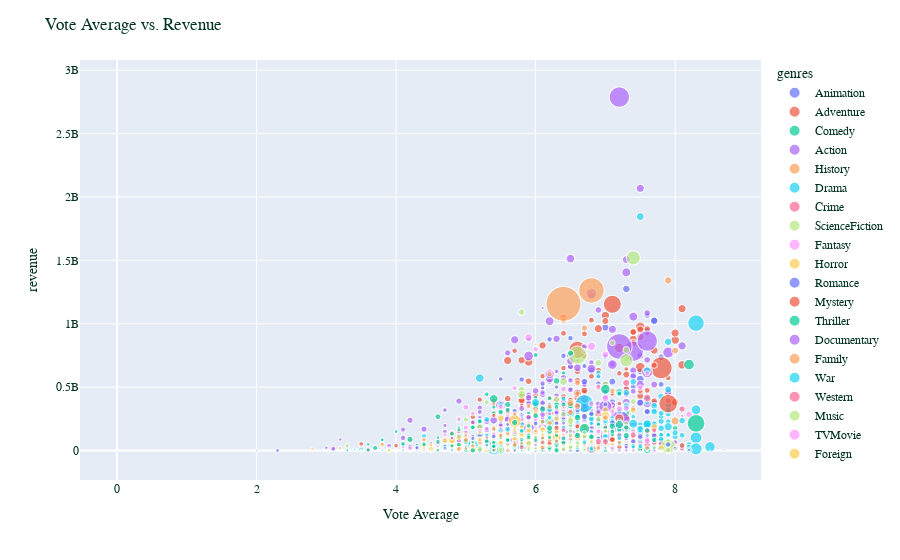

The code cell stored with this chart in its notebook:
### Code cell
import plotly.express as px

# Scatter plot of popularity vs. revenue


fig = px.scatter(df, x="vote_average", y="revenue", color="genres", size='popularity',hover_name='title',size_max=35)



fig.update_layout(title="Vote Average vs. Revenue",
    xaxis_title = "Vote Average",
    font_family="Courier New",
    font_color="#013220",
    legend_title_font_color="#023020"
)

fig.write_html("vote_revenue_plotly_frances.html")


fig.show()

### Figure 1 — Plotly figure (JSON) as saved in the notebook; plotly's stock layout.template omitted (floating-point values rounded to 4 significant figures; data arrays with more than 128 entries replaced by an {"elided": "..."} marker saying what was removed)
{"data": [{"hovertemplate": "<b>%{hovertext}</b><br><br>genres=Animation<br>vote_average=%{x}<br>revenue=%{y}<br>popularity=%{marker.size}<extra></extra>", "hovertext": ["Toy Story", "The Swan Princess", "Aladdin", "Space Jam", "Oliver & Company", "Cats Don't Dance", "Hercules", "Anastasia", "Meet the Deedles", "Mulan", "The Black Cauldron", "The Little Mermaid", "The Rugrats Movie", "The King and I", "Thumbelina", "Toy Story 2", "Stuart Little", "Fantasia 2000", "The Tigger Movie", "Dinosaur", "Titan A.E.", "Chicken Run", "The Transformers: The Movie", "Atlantis: The Lost Empire", "The Land Before Time", "Monsters, Inc.", "Fire and Ice", "Ice Age", "Lilo & Stitch", "The Powerpuff Girls Movie", "Finding Nemo", "Looney Tunes: Back in Action", "Cool World", "Home on the Range", "Garfield", "Shark Tale", "The SpongeBob SquarePants Movie", "A Scanner Darkly", "Robots", "Once Upon a Forest", "Valiant", "Chicken Little", "Hoodwinked!", "Ice Age: The Meltdown", "Pinocchio and the Emperor of the Night", "Cars", "Monster House", "Barnyard", "Happy Feet", "Happily N'Ever After", "Ratatouille", "Meet the Robinsons", "Surf's Up", "The Simpsons Movie", "Horton Hears a Who!", "WALL·E", "Space Chimps", "Bolt", "Igor", "Coraline", "Monsters vs Aliens", "Up", "Ice Age: Dawn of the Dinosaurs", "Cloudy with a Chance of Meatballs", "Mary and Max", "Astro Boy", "The Pebble and the Penguin", "A Christmas Carol", "Toy Story 3", "Despicable Me", "Legend of the Guardians: The Owls of Ga'Hoole", "Megamind", "Tangled", "Gnomeo & Juliet", "Rango", "Hop", "Rio", "Kung Fu Panda 2", "Cars 2", "Winnie the Pooh", "The Smurfs", "Happy Feet Two", "The Lorax", "The Pirates! In an Adventure with Scientists!", "Madagascar 3: Europe's Most Wanted", "Brave", "Ice Age: Continental Drift", "Frankenweenie", "Hotel Transylvania", "Escape from Planet Earth", "Epic", "Monsters University", "Despicable Me 2", "Turbo", "Planes", "Cloudy with a Chance of Meatballs 2", "Free Birds", "Frozen", "Justice League: War", "Mr. Peabody & Sherman", "Rio 2", "Legends of Oz: Dorothy's Return", "Planes: Fire & Rescue", "The Boxtrolls", "Felix The Cat: The Movie", "Walking With Dinosaurs", "Khumba", "Foodfight!", "The SpongeBob Movie: Sponge Out of Water", "The Secret Life of Pets", "Anomalisa", "Hotel Transylvania 2", "The Peanuts Movie", "Zootopia", "Zootopia", "Kubo and the Two Strings", "Sing", "Ballerina", "The Boss Baby"], "legendgroup": "Animation", "marker": {"color": "#636efa", "size": [21.95, 8.91, 16.36, 11.05, 10.81, 3.407, 14.05, 11.91, 7.336, 21.18, 9.807, 17.5, 5.154, 1.466, 13.86, 17.55, 8.36, 14.97, 7.023, 9.998, 7.516, 11.83, 6.759, 10.9, 13.63, 26.42, 8.471, 17.33, 18.47, 5.024, 25.5, 13.67, 11.78, 8.556, 10.0, 18.0, 11.21, 11.64, 12.95, 3.144, 11.84, 18.58, 6.399, 16.65, 0.7433, 18.91, 15.4, 6.985, 15.09, 13.14, 20.51, 10.53, 11.53, 14.3, 8.327, 16.09, 6.213, 15.58, 9.369, 16.64, 14.24, 19.33, 12.98, 11.67, 8.888, 13.29, 2.305, 12.87, 16.97, 22.27, 17.67, 11.6, 14.68, 9.244, 10.58, 8.904, 10.4, 11.48, 13.69, 7.358, 10.22, 9.141, 7.689, 10.27, 13.83, 15.88, 13.27, 10.3, 16.23, 11.62, 11.91, 16.27, 24.82, 8.98, 11.6, 14.41, 7.713, 24.25, 8.139, 9.494, 8.185, 6.66, 7.58, 11.56, 0.03058, 8.884, 5.22, 6.694, 12.33, 11.01, 10.43, 11.76, 12.34, 26.02, 26.02, 12.32, 20.05, 16.54, 13.39], "sizemode": "area", "sizeref": 0.4469, "symbol": "circle"}, "mode": "markers", "name": "Animation", "showlegend": true, "type": "scattergl", "x": [7.7, 6.5, 7.4, 6.5, 6.5, 7.1, 7.3, 7.4, 4.1, 7.6, 6.5, 7.2, 5.8, 5, 6.1, 7.3, 5.8, 7, 6.3, 6.2, 6.3, 6.5, 7.1, 6.7, 7, 7.5, 6.2, 7.1, 7.1, 5.6, 7.6, 5.6, 4.9, 5.7, 5.2, 5.8, 6.7, 6.8, 6, 6.2, 5.2, 5.6, 6, 6.5, 5.3, 6.6, 6.3, 5.3, 5.9, 4.6, 7.5, 6.7, 5.9, 6.9, 6.3, 7.8, 5.1, 6.3, 5.6, 7.3, 6, 7.8, 6.5, 6.5, 7.8, 6.1, 5.2, 6.6, 7.6, 7.1, 6.5, 6.7, 7.4, 5.8, 6.6, 5.5, 6.5, 6.7, 5.8, 6.8, 5.5, 5.8, 6.3, 6.4, 6.4, 6.7, 6.2, 6.6, 6.8, 5.7, 6.4, 7, 7, 6.1, 5.7, 6.4, 5.7, 7.3, 7, 6.7, 6.3, 5.8, 5.8, 6.6, 3.7, 5.2, 5.8, 2.3, 5.7, 5.9, 6.9, 6.7, 6.5, 7.7, 7.7, 7.7, 6.8, 7.1, 6.1], "xaxis": "x", "y": [373554033, 9771658, 504050219, 250200000, 74151346, 3566637, 252712101, 139804348, 4562146, 304320254, 21288692, 222300000, 100491683, 12000000, 11373501, 497366869, 300135367, 90874570, 45554533, 354248063, 36754634, 224834564, 5849647, 186053725, 84460846, 562816256, 760883, 383257136, 145771527, 11411644, 940335536, 68514844, 14110589, 103951461, 200804534, 367275019, 140161792, 7659918, 260696994, 6582052, 19478106, 314432665, 51053787, 660940780, 3261638, 461983149, 140175006, 72779000, 384335608, 38085778, 623722818, 169332978, 149044513, 527068851, 297138014, 521311860, 63800345, 309979994, 30000000, 124596398, 381509870, 735099082, 886686817, 242988466, 1725381, 44091067, 3983912, 325233863, 1066969703, 543513985, 140073390, 321887208, 591794936, 189712432, 245724603, 183953723, 484635760, 665692281, 559852396, 14460000, 563749323, 150406466, 348840316, 118338361, 746921274, 538983207, 877244782, 35287788, 358375603, 74597643, 268426634, 743559607, 970761885, 282570682, 219788712, 248384621, 110000000, 1274219009, 5155325, 272912430, 500188435, 18662027, 151165787, 108255770, 1964253, 126546518, 27187375, 73706, 311594032, 875457937, 5659286, 473226958, 246233113, 1023784195, 1023784195, 69929545, 632443719, 2351359, 498814908], "yaxis": "y"}, {"hovertemplate": "<b>%{hovertext}</b><br><br>genres=Adventure<br>vote_average=%{x}<br>revenue=%{y}<br>popularity=%{marker.size}<extra></extra>", "hovertext": {"elided": "337 str values"}, "legendgroup": "Adventure", "marker": {"color": "#EF553B", "size": {"elided": "337 float values"}, "sizemode": "area", "sizeref": 0.4469, "symbol": "circle"}, "mode": "markers", "name": "Adventure", "showlegend": true, "type": "scattergl", "x": {"elided": "337 float values"}, "xaxis": "x", "y": {"elided": "337 int values"}, "yaxis": "y"}, {"hovertemplate": "<b>%{hovertext}</b><br><br>genres=Comedy<br>vote_average=%{x}<br>revenue=%{y}<br>popularity=%{marker.size}<extra></extra>", "hovertext": {"elided": "905 str values"}, "legendgroup": "Comedy", "marker": {"color": "#00cc96", "size": {"elided": "905 float values"}, "sizemode": "area", "sizeref": 0.4469, "symbol": "circle"}, "mode": "markers", "name": "Comedy", "showlegend": true, "type": "scattergl", "x": {"elided": "905 float values"}, "xaxis": "x", "y": {"elided": "905 int values"}, "yaxis": "y"}, {"hovertemplate": "<b>%{hovertext}</b><br><br>genres=Action<br>vote_average=%{x}<br>revenue=%{y}<br>popularity=%{marker.size}<extra></extra>", "hovertext": {"elided": "772 str values"}, "legendgroup": "Action", "marker": {"color": "#ab63fa", "size": {"elided": "772 float values"}, "sizemode": "area", "sizeref": 0.4469, "symbol": "circle"}, "mode": "markers", "name": "Action", "showlegend": true, "type": "scattergl", "x": {"elided": "772 float values"}, "xaxis": "x", "y": {"elided": "772 int values"}, "yaxis": "y"}, {"hovertemplate": "<b>%{hovertext}</b><br><br>genres=History<br>vote_average=%{x}<br>revenue=%{y}<br>popularity=%{marker.size}<extra></extra>", "hovertext": ["Nixon", "Geronimo: An American Legend", "Evita", "Pearl Harbor", "Inside Deep Throat", "In the Valley of Elah", "Milk", "Public Enemies", "The Iron Lady", "For Greater Glory - The True Story of Cristiada", "Lincoln", "Parkland", "The Imitation Game", "Selma", "Macbeth", "The Guide", "The Guide", "Hillary's America: The Secret History of the Democratic Party", "Anthropoid"], "legendgroup": "History", "marker": {"color": "#FFA15A", "size": [5.092, 4.653, 6.71, 11.42, 3.218, 9.605, 10.68, 10.36, 7.421, 4.482, 10.68, 6.715, 31.6, 7.107, 12.49, 0.8175, 0.8175, 1.629, 8.476], "sizemode": "area", "sizeref": 0.4469, "symbol": "circle"}, "mode": "markers", "name": "History", "showlegend": true, "type": "scattergl", "x": [7.1, 5.9, 5.9, 6.6, 6.8, 6.6, 7.1, 6.5, 6.2, 6.4, 6.7, 5.8, 8, 7.4, 6.4, 8.6, 8.6, 6.6, 6.9], "xaxis": "x", "y": [13681765, 18635620, 141047179, 449220945, 653621, 29541790, 54586584, 214104620, 114956699, 9622846, 275293450, 653651, 233555708, 66787908, 12601706, 499168, 499168, 13000000, 4600000], "yaxis": "y"}, {"hovertemplate": "<b>%{hovertext}</b><br><br>genres=Drama<br>vote_average=%{x}<br>revenue=%{y}<br>popularity=%{marker.size}<extra></extra>", "hovertext": {"elided": "983 str values"}, "legendgroup": "Drama", "marker": {"color": "#19d3f3", "size": {"elided": "983 float values"}, "sizemode": "area", "sizeref": 0.4469, "symbol": "circle"}, "mode": "markers", "name": "Drama", "showlegend": true, "type": "scattergl", "x": {"elided": "983 float values"}, "xaxis": "x", "y": {"elided": "983 int values"}, "yaxis": "y"}, {"hovertemplate": "<b>%{hovertext}</b><br><br>genres=Crime<br>vote_average=%{x}<br>revenue=%{y}<br>popularity=%{marker.size}<extra></extra>", "hovertext": {"elided": "204 str values"}, "legendgroup": "Crime", "marker": {"color": "#FF6692", "size": {"elided": "204 float values"}, "sizemode": "area", "sizeref": 0.4469, "symbol": "circle"}, "mode": "markers", "name": "Crime", "showlegend": true, "type": "scattergl", "x": {"elided": "204 float values"}, "xaxis": "x", "y": {"elided": "204 int values"}, "yaxis": "y"}, {"hovertemplate": "<b>%{hovertext}</b><br><br>genres=ScienceFiction<br>vote_average=%{x}<br>revenue=%{y}<br>popularity=%{marker.size}<extra></extra>", "hovertext": ["Twelve Monkeys", "Judge Dredd", "Species", "Star Trek: Generations", "Blade Runner", "E.T. the Extra-Terrestrial", "Escape from New York", "Alien³", "Star Trek: First Contact", "Star Trek VI: The Undiscovered Country", "Star Trek V: The Final Frontier", "Star Trek III: The Search for Spock", "Star Trek IV: The Voyage Home", "Austin Powers: International Man of Mystery", "Steel", "Alien: Resurrection", "Sphere", "Species II", "Godzilla", "Tron", "Star Trek: Insurrection", "Baby Geniuses", "Re-Animator", "Mission to Mars", "Teenage Mutant Ninja Turtles", "Teenage Mutant Ninja Turtles II: The Secret of the Ooze", "Predator", "The Flintstones in Viva Rock Vegas", "Predator 2", "The 6th Day", "Unbreakable", "Cherry 2000", "Recess: School's Out", "Outland", "Brainstorm", "The Time Machine", "The Manhattan Project", "Star Trek: Nemesis", "Firefox", "The Butterfly Effect", "Eternal Sunshine of the Spotless Mind", "Primer", "Blade: Trinity", "Blue Thunder", "Solarbabies", "Philadelphia Experiment II", "Star Wars: Episode III - Revenge of the Sith", "Serenity", "Ultraviolet", "Sunshine", "The Invasion", "The Mist", "The Incredible Hulk", "Moon", "Star Trek", "Transformers: Revenge of the Fallen", "District 9", "Planet 51", "Hot Tub Time Machine", "Mr. Nobody", "Skyline", "The Adjustment Bureau", "The Avengers", "The Hunger Games", "Chronicle", "Prometheus", "Robot & Frank", "Dark Skies", "After Earth", "The Purge", "Elysium", "Class of 1999", "Riddick", "Gravity", "Ender's Game", "Transformers: Age of Extinction", "Dawn of the Planet of the Apes", "Jupiter Ascending", "Teenage Mutant Ninja Turtles", "Predestination", "The Hunger Games: Mockingjay - Part 1", "Terminator Genisys", "Ant-Man", "X-Men: Apocalypse", "Project Almanac", "Battletruck", "Parts Per Billion", "Self/less"], "legendgroup": "ScienceFiction", "marker": {"color": "#B6E880", "size": [12.3, 8.185, 13.49, 8.106, 96.27, 19.36, 10.12, 17.13, 8.808, 5.901, 12.31, 6.197, 12.6, 11.75, 2.89, 15.58, 7.125, 13.5, 11.3, 16.57, 9.539, 7.707, 9.867, 9.021, 13.18, 7.994, 18.5, 6.054, 11.74, 8.413, 14.68, 2.85, 4.196, 6.919, 9.974, 8.918, 4.298, 11.37, 8.975, 12.99, 12.91, 7.153, 18.86, 10.46, 1.279, 1.155, 13.17, 11.92, 11.1, 12.72, 5.229, 8.436, 19.13, 13.34, 15.36, 4.352, 11.59, 10.44, 11.97, 11.82, 7.676, 9.42, 89.89, 20.03, 12.47, 16.62, 9.291, 26.97, 10.75, 23.21, 15.23, 6.7, 9.596, 18.5, 12.5, 18.5, 75.39, 21.46, 22.34, 10.52, 147.1, 30.19, 26.88, 28.71, 9.363, 0.8158, 8.28, 25.3], "sizemode": "area", "sizeref": 0.4469, "symbol": "circle"}, "mode": "markers", "name": "ScienceFiction", "showlegend": true, "type": "scattergl", "x": [7.4, 5.4, 5.5, 6.4, 7.9, 7.3, 6.9, 6.2, 7, 6.7, 5.6, 6.4, 6.9, 6.5, 4.2, 5.9, 5.8, 4.5, 5.3, 6.6, 6.3, 3.3, 7, 5.7, 6.5, 5.8, 7.3, 4.4, 6, 5.7, 6.9, 6, 6.6, 6.2, 6.3, 5.8, 6.1, 6.1, 5.5, 7.3, 7.9, 6.9, 5.7, 5.9, 5.1, 5, 7.1, 7.4, 4.8, 7, 5.7, 6.7, 6.1, 7.6, 7.4, 6, 7.3, 5.6, 5.9, 7.9, 4.7, 6.5, 7.4, 6.9, 6.6, 6.3, 6.8, 6.1, 5, 6, 6.4, 6.3, 6.2, 7.3, 6.6, 5.8, 7.3, 5.2, 5.8, 7.3, 6.6, 5.8, 7, 6.4, 6.4, 4.2, 4.4, 6.3], "xaxis": "x", "y": [168840000, 113493481, 113374103, 120000000, 33139618, 792965326, 50244700, 159773545, 150000000, 96900000, 70200000, 87000000, 133000000, 67683989, 1686429, 162000000, 13100000, 19165560, 379014294, 33000000, 118000000, 36450736, 2023414, 60874615, 202000000, 78000000, 98235548, 59468275, 57120318, 96085477, 248118121, 14000, 44460850, 17374595, 10219460, 123729176, 3900000, 67312826, 70687344, 96060858, 72258126, 424760, 128905366, 42313354, 1579260, 2970, 850000000, 38869464, 31070211, 32017803, 15071514, 57096190, 163712074, 9760104, 385680446, 836297228, 210819611, 104945765, 64572262, 3547209, 66821036, 127869379, 1519557910, 691210692, 145000000, 403170142, 3325038, 25174316, 243843127, 89328627, 286140700, 2459895, 98337295, 716392705, 125537191, 1091405097, 710644566, 183987723, 477200000, 3000000, 752100229, 440603537, 519311965, 543934787, 32248241, 3000000, 15000000, 30523226], "yaxis": "y"}, {"hovertemplate": "<b>%{hovertext}</b><br><br>genres=Fantasy<br>vote_average=%{x}<br>revenue=%{y}<br>popularity=%{marker.size}<extra></extra>", "hovertext": ["Babe", "To Die For", "Casper", "The Santa Clause", "The Crow", "The Flintstones", "The Nightmare Before Christmas", "The Pagemaster", "Ghost", "Batman", "DragonHeart", "The Nutty Professor", "Joe's Apartment", "The Island of Dr. Moreau", "The Preacher's Wife", "Mimic", "Quest for Camelot", "Gremlins", "The Purple Rose of Cairo", "Something Wicked This Way Comes", "The Secret of NIMH", "The Dark Crystal", "Beetlejuice", "Edward Scissorhands", "Meet Joe Black", "Muppets from Space", "Big", "Excalibur", "Who Framed Roger Rabbit", "Being John Malkovich", "Dogma", "The Green Mile", "Death Becomes Her", "Firestarter", "The Kid", "Nutty Professor II: The Klumps", "Pumpkinhead", "Bedazzled", "The Legend of Bagger Vance", "Mannequin", "Krull", "Always", "Donnie Darko", "Dragonslayer", "A Troll in Central Park", "Blade II", "Delirious", "Spider-Man", "Atanarjuat: The Fast Runner", "Jason Goes to Hell: The Final Friday", "The Santa Clause 2", "Daredevil", "Bruce Almighty", "The League of Extraordinary Gentlemen", "Underworld", "Mr. Destiny", "Dawn of the Dead", "Hellboy", "The New Adventures of Pippi Longstocking", "Mannequin Two: On the Move", "Mirrormask", "Underworld: Evolution", "Nanny McPhee", "Troll", "Tamara", "Aquamarine", "The Ant Bully", "Tideland", "The Illusionist", "Eragon", "Spider-Man 3", "Shrek the Third", "Evan Almighty", "Aliens vs Predator: Requiem", "The Water Horse", "Hancock", "The Curious Case of Benjamin Button", "Bedtime Stories", "Underworld: Rise of the Lycans", "Outlander", "G-Force", "The Lovely Bones", "Daybreakers", "How to Train Your Dragon", "Enter the Void", "The Sorcerer's Apprentice", "Drive Angry", "Red Riding Hood", "Midnight in Paris", "Don't Be Afraid of the Dark", "Immortals", "Underworld: Awakening", "Rise of the Guardians", "Hansel & Gretel: Witch Hunters", "Beautiful Creatures", "Oz: The Great and Powerful", "R.I.P.D.", "The Smurfs 2", "The Nutcracker: The Untold Story", "Maleficent", "How to Train Your Dragon 2", "The Adventurer: The Curse of the Midas Box", "Into the Woods", "Fishtales", "Highway to Hell", "Lost River", "Home", "The Age of Adaline", "The Last Witch Hunter", "Gods of Egypt", "Gods of Egypt", "Nine Lives", "Teenage Mutant Ninja Turtles: Out of the Shadows"], "legendgroup": "Fantasy", "marker": {"color": "#FF97FF", "size": [14.4, 10.45, 12.81, 9.665, 15.8, 15.02, 17.73, 7.436, 11.95, 19.11, 23.64, 9.652, 9.491, 12.73, 4.183, 9.129, 13.03, 11.33, 6.134, 3.986, 10.81, 13.52, 10.63, 17.61, 14.03, 7.532, 9.562, 8.8, 16.79, 11.42, 8.559, 19.97, 11.02, 7.048, 15.05, 6.671, 11.84, 8.782, 9.035, 8.526, 9.849, 5.443, 18.3, 3.383, 3.612, 17.05, 1.337, 29.41, 1.135, 9.223, 5.206, 11.42, 15.95, 10.49, 20.62, 4.415, 13.16, 13.21, 3.078, 2.628, 5.355, 12.5, 9.807, 10.25, 3.744, 11.29, 7.0, 6.796, 11.49, 9.851, 27.61, 14.07, 9.157, 10.79, 5.083, 11.02, 17.93, 10.74, 11.65, 14.61, 9.164, 12.74, 10.04, 14.42, 8.378, 12.53, 7.669, 10.17, 11.43, 8.678, 10.36, 12.35, 10.94, 10.34, 20.49, 11.14, 9.37, 10.64, 3.395, 19.47, 12.26, 5.955, 9.581, 0.9647, 1.808, 6.641, 13.42, 10.54, 13.41, 13.34, 13.34, 10.0, 13.05], "sizemode": "area", "sizeref": 0.4469, "symbol": "circle"}, "mode": "markers", "name": "Fantasy", "showlegend": true, "type": "scattergl", "x": [6, 6.7, 6, 6.3, 7.3, 5, 7.6, 6.2, 6.9, 7, 6.4, 5.4, 5, 4.6, 5.4, 5.7, 6.9, 6.9, 7.3, 6.6, 7.5, 7.3, 7.1, 7.5, 6.9, 5.8, 6.9, 7.1, 7.2, 7.3, 6.8, 8.2, 6.3, 5.9, 6, 4.7, 5.9, 5.6, 6.4, 5.5, 5.8, 6, 7.7, 6.5, 4.4, 6.3, 5.5, 6.8, 6.3, 4.2, 5.5, 5, 6.4, 5.7, 6.6, 6.1, 6.8, 6.5, 5.8, 4.6, 6.6, 6.4, 6.4, 4.9, 5.1, 5.8, 5.5, 6.3, 7.1, 4.9, 5.9, 6, 5.3, 4.9, 6.3, 6.2, 7.3, 5.9, 6.2, 6.1, 5.1, 6.6, 6, 7.5, 7.2, 5.9, 5.3, 5.7, 7.4, 5.4, 5.7, 6.1, 7.1, 5.7, 5.6, 5.7, 5.4, 5.5, 5.3, 7, 7.6, 5.1, 5.6, 4, 6.1, 5.8, 6.8, 7.4, 5.7, 5.2, 5.2, 5.5, 5.8], "xaxis": "x", "y": [254134910, 21284514, 287928194, 189833357, 94000000, 341631208, 75634409, 13670688, 505000000, 411348924, 115267375, 128769345, 4619014, 49627779, 48093211, 25480490, 38172500, 153083102, 10631333, 5656087, 14665733, 40577001, 73326666, 53000000, 142940100, 16290976, 151668774, 34967437, 329803958, 22863596, 30652890, 284600000, 149022650, 17080167, 69700000, 123307945, 4385516, 90383208, 39459427, 42721196, 16519460, 74134790, 1270522, 14110013, 71368, 155010032, 5546827, 821708551, 3786801, 15938065, 172855065, 179179718, 484572835, 179265204, 95708457, 15379253, 102356381, 99318987, 3569939, 3752426, 866999, 111340801, 122489822, 5450815, 206871, 23006849, 55181129, 566611, 86915017, 249288105, 890871626, 798958165, 173000000, 41797066, 103071443, 624029371, 333932083, 212874442, 91353501, 7033683, 292817841, 93525586, 51416464, 494878759, 754249, 215283742, 28931401, 89162162, 151119219, 36993168, 226904017, 160112671, 306941670, 224803475, 60052138, 491868548, 61648500, 347434178, 16178959, 758539785, 609123048, 6399, 212902372, 9216, 26055, 45431, 368871007, 65663276, 146936910, 150680864, 150680864, 57814445, 245623848], "yaxis": "y"}, {"hovertemplate": "<b>%{hovertext}</b><br><br>genres=Horror<br>vote_average=%{x}<br>revenue=%{y}<br>popularity=%{marker.size}<extra></extra>", "hovertext": {"elided": "280 str values"}, "legendgroup": "Horror", "marker": {"color": "#FECB52", "size": {"elided": "280 float values"}, "sizemode": "area", "sizeref": 0.4469, "symbol": "circle"}, "mode": "markers", "name": "Horror", "showlegend": true, "type": "scattergl", "x": {"elided": "280 float values"}, "xaxis": "x", "y": {"elided": "280 int values"}, "yaxis": "y"}, {"hovertemplate": "<b>%{hovertext}</b><br><br>genres=Romance<br>vote_average=%{x}<br>revenue=%{y}<br>popularity=%{marker.size}<extra></extra>", "hovertext": ["An Awfully Big Adventure", "Mallrats", "Don Juan DeMarco", "What's Eating Gilbert Grape", "The Mask", "Beauty and the Beast", "Pretty Woman", "The Crying Game", "Groundhog Day", "Dracula", "The Wedding Singer", "Out of Sight", "Buffalo '66", "There's Something About Mary", "Shakespeare in Love", "Message in a Bottle", "Forces of Nature", "Never Been Kissed", "Entrapment", "Notting Hill", "Vibes", "Outside Providence", "Fatal Attraction", "Return to Me", "Miracle Mile", "The Sweetest Thing", "My Beautiful Laundrette", "Moonlight Mile", "Private Lessons", "Under the Tuscan Sun", "Honey", "The Pick-up Artist", "Against the Ropes", "Intermission", "Soul Plane", "The Notebook", "A Home at the End of the World", "In My Country", "Kicking & Screaming", "Monster-in-Law", "Cinderella Man", "Must Love Dogs", "Corpse Bride", "The Wraith", "The Break-Up", "The Lake House", "Little Children", "Shortbus", "Snow Cake", "In the Land of Women", "Fido", "Fool's Gold", "The House Bunny", "My Best Friend's Girl", "Duplicity", "Julie & Julia", "The Princess and the Frog", "Leap Year", "Flipped", "The Next Three Days", "Tiny Furniture", "Just Go with It", "Friends with Benefits", "I Don't Know How She Does It", "Bel Ami", "What to Expect When You're Expecting", "To Rome with Love", "Upside Down", "Safe Haven", "Before Midnight", "Her", "The Fault in Our Stars", "Step Up All In", "Life After Beth", "My Old Lady", "The Book of Life", "Beyond the Lights", "The DUFF", "Focus", "Cinderella", "Carol", "Freeheld", "Fifty Shades of Black", "Pride and Prejudice and Zombies", "Pride and Prejudice and Zombies", "My Big Fat Greek Wedding 2", "Sing Street", "Vaali", "Kadhal Kottai", "The Space Between Us", "Their Finest", "The Ottoman Lieutenant", "Pro Lyuboff"], "legendgroup": "Romance", "marker": {"color": "#636efa", "size": [0.923, 8.255, 7.439, 10.39, 14.13, 23.43, 13.35, 7.404, 12.99, 16.78, 8.884, 7.35, 9.168, 11.69, 13.81, 5.101, 7.906, 7.258, 10.62, 9.874, 7.369, 3.109, 14.26, 5.27, 10.02, 8.889, 2.793, 14.07, 8.174, 8.508, 11.86, 3.8, 1.381, 3.716, 8.604, 15.24, 4.136, 1.142, 9.876, 6.328, 6.364, 9.379, 12.92, 7.658, 6.327, 12.59, 7.311, 11.55, 11.56, 9.351, 5.285, 9.455, 9.92, 14.11, 9.098, 8.142, 16.62, 7.432, 10.28, 9.591, 2.799, 9.268, 10.01, 6.563, 7.721, 7.272, 7.813, 7.375, 7.598, 11.3, 13.83, 16.27, 8.589, 5.487, 11.13, 10.34, 6.294, 8.592, 10.04, 19.8, 8.364, 4.955, 6.785, 7.955, 7.955, 6.345, 10.67, 0.5091, 0.07191, 11.82, 17.96, 13.26, 0.1218], "sizemode": "area", "sizeref": 0.4469, "symbol": "circle"}, "mode": "markers", "name": "Romance", "showlegend": true, "type": "scattergl", "x": [6, 6.8, 6.3, 7.5, 6.6, 7.5, 7, 6.9, 7.4, 7.1, 6.5, 6.5, 7.2, 6.5, 6.8, 5.9, 5.1, 5.8, 6, 7, 6, 5.6, 6.6, 6.1, 7.2, 5.3, 6.6, 6.4, 6.3, 6.4, 6, 5.4, 4.5, 6.4, 4.7, 7.7, 6.8, 7.1, 5.6, 5.6, 7.3, 5.8, 7.2, 5.9, 5.6, 6.5, 6.9, 6.3, 7.3, 5.8, 6.6, 5.4, 5.6, 5.4, 5.7, 6.6, 6.7, 6.5, 7.4, 6.9, 5.6, 6.3, 6.5, 5, 5, 5.8, 5.6, 6.2, 6.9, 7.3, 7.9, 7.6, 6.7, 5, 6.1, 7.3, 7, 6.8, 6.7, 6.7, 7.3, 7.1, 4.3, 5.5, 5.5, 5.6, 8, 6, 7, 7.2, 7.1, 6.5, 4], "xaxis": "x", "y": [851545, 2122561, 22200000, 10032765, 351583407, 377350553, 463000000, 62548947, 70906973, 215862692, 123306987, 77745568, 2375097, 369884651, 289317794, 118880016, 93888180, 84565230, 212404396, 363889678, 1883811, 7292175, 320145693, 36609995, 1145404, 68696770, 2451545, 10011050, 26279000, 58878723, 62646763, 13290368, 6614280, 4856298, 14822346, 115603229, 1548955, 163536, 56070433, 154749918, 108539911, 58405313, 117195061, 3500000, 204999686, 114830111, 14821658, 5179037, 1381665, 17500000, 426224, 111231041, 70442940, 36620508, 60000000, 129540499, 267045765, 29922472, 1755212, 51148651, 416498, 214918407, 150483765, 30551495, 8303261, 79700000, 73244881, 8106475, 97594140, 11176469, 47351251, 307166834, 86165646, 88273, 7527232, 97437106, 14618727, 43528634, 153962963, 543514353, 40272135, 573335, 21164799, 16374328, 16374328, 88923251, 13624522, 500000, 500000, 14793385, 12173470, 240978, 1268793], "yaxis": "y"}, {"hovertemplate": "<b>%{hovertext}</b><br><br>genres=Mystery<br>vote_average=%{x}<br>revenue=%{y}<br>popularity=%{marker.size}<extra></extra>", "hovertext": ["Clockers", "Dark City", "The Night Flier", "The X Files", "Pi", "The Rapture", "Disturbing Behavior", "Eyes Wide Shut", "The Sixth Sense", "The Dark Half", "Under Suspicion", "Memento", "Joe Dirt", "Joy Ride", "Domestic Disturbance", "Scooby-Doo", "Identity", "Shattered", "Spartan", "Mindhunters", "Sky Captain and the World of Tomorrow", "Hostage", "Stay", "The Wicker Man", "The Messengers", "Slow Burn", "The Midnight Meat Train", "Eagle Eye", "My Bloody Valentine", "The Grudge 3", "The Fourth Kind", "Invaders from Mars", "The Crazies", "Vanishing on 7th Street", "Road to Nowhere", "Flypaper", "Gone Girl", "The Guest", "Before I Go to Sleep", "Crimson Peak", "Irrational Man", "The Witch", "Nerve", "A Cure for Wellness", "When the Bough Breaks", "Get Out", "Before I Fall"], "legendgroup": "Mystery", "marker": {"color": "#EF553B", "size": [4.559, 12.85, 7.147, 12.31, 10.62, 8.32, 11.05, 13.27, 18.45, 13.41, 11.84, 15.45, 10.44, 10.34, 6.354, 8.593, 17.96, 6.852, 7.365, 7.6, 9.641, 9.687, 6.572, 9.423, 9.629, 6.3, 13.39, 14.32, 5.246, 10.51, 13.75, 3.581, 10.91, 8.419, 1.745, 8.133, 154.8, 6.442, 14.92, 13.49, 6.863, 11.84, 14.98, 13.28, 17.05, 36.89, 39.0], "sizemode": "area", "sizeref": 0.4469, "symbol": "circle"}, "mode": "markers", "name": "Mystery", "showlegend": true, "type": "scattergl", "x": [6.8, 7.2, 5.7, 6.6, 7.1, 6.4, 5.5, 7.1, 7.7, 5.4, 6.4, 8.1, 5.5, 6.3, 5.4, 5.4, 7.1, 6.1, 6.3, 6.3, 5.7, 6.2, 6.5, 4, 5.6, 5.5, 6, 6.3, 5.3, 5.3, 5.8, 5.5, 6.2, 4.8, 5, 6.2, 7.9, 6.5, 6.2, 6.4, 6.3, 6.3, 7.1, 6, 5.3, 7.2, 6.8], "xaxis": "x", "y": [13071518, 27200316, 91549, 189198313, 3221152, 1277401, 17507368, 162091208, 672806292, 10611160, 260562, 39723096, 30987695, 36642838, 54249294, 275650703, 90259536, 11511031, 8112712, 21148829, 57958696, 77944725, 8342132, 38755073, 1109660, 1237615, 3533227, 178066569, 100734718, 38610009, 42333295, 4884663, 54956140, 1068682, 27046, 3142154, 369330363, 2367161, 15447154, 74679822, 27391084, 40423945, 85241496, 26559557, 30658387, 252434250, 10025571], "yaxis": "y"}, {"hovertemplate": "<b>%{hovertext}</b><br><br>genres=Thriller<br>vote_average=%{x}<br>revenue=%{y}<br>popularity=%{marker.size}<extra></extra>", "hovertext": {"elided": "170 str values"}, "legendgroup": "Thriller", "marker": {"color": "#00cc96", "size": {"elided": "170 float values"}, "sizemode": "area", "sizeref": 0.4469, "symbol": "circle"}, "mode": "markers", "name": "Thriller", "showlegend": true, "type": "scattergl", "x": {"elided": "170 float values"}, "xaxis": "x", "y": {"elided": "170 int values"}, "yaxis": "y"}, {"hovertemplate": "<b>%{hovertext}</b><br><br>genres=Documentary<br>vote_average=%{x}<br>revenue=%{y}<br>popularity=%{marker.size}<extra></extra>", "hovertext": ["Hoop Dreams", "Paris is Burning", "Roger & Me", "Stop Making Sense", "Beyond the Mat", "The Kid Stays in the Picture", "Powaqqatsi", "Bowling for Columbine", "Naqoyqatsi", "Jackass: The Movie", "Ghosts of the Abyss", "Super Size Me", "A Place Called Chiapas", "Born into Brothels", "Riding Giants", "Murderball", "Who Killed the Electric Car?", "An Inconvenient Truth", "Death of a President", "Sicko", "No End in Sight", "Taxi to the Dark Side", "Expelled: No Intelligence Allowed", "Earth", "Videocracy", "Capitalism: A Love Story", "Catfish", "Inside Job", "Waste Land", "Glee: The Concert Movie", "Freakonomics", "Life in a Day", "Behind the Burly Q", "2016: Obama's America", "Katy Perry: Part of Me", "Pink Ribbons, Inc.", "Justin Bieber: Never Say Never", "Sholem Aleichem: Laughing In The Darkness", "Sunshine Superman", "Ayurveda: Art of Being", "The Amazing Truth About Queen Raquela"], "legendgroup": "Documentary", "marker": {"color": "#ab63fa", "size": [9.477, 4.101, 4.877, 2.36, 2.691, 2.649, 2.726, 11.39, 2.85, 14.1, 4.835, 5.266, 0.1792, 2.962, 2.204, 1.688, 8.57, 6.685, 4.029, 6.766, 1.988, 6.416, 1.787, 15.3, 0.7128, 6.032, 5.175, 10.31, 2.628, 9.202, 2.445, 4.956, 0.3867, 1.221, 8.961, 0.4893, 5.893, 0.08623, 0.9849, 0.113, 0.03888], "sizemode": "area", "sizeref": 0.4469, "symbol": "circle"}, "mode": "markers", "name": "Documentary", "showlegend": true, "type": "scattergl", "x": [7.7, 8.2, 7.4, 8.7, 7.8, 7.3, 7.4, 7.3, 6.1, 6.1, 7.1, 6.6, 6.9, 6.7, 7.6, 6.9, 7.2, 6.7, 5.7, 7.3, 7.3, 6.6, 4.1, 7.5, 6.4, 7, 6.5, 7.7, 7.6, 6.9, 6.7, 7.3, 5.5, 4.6, 6.5, 6.8, 4.8, 7, 7.2, 5.5, 5], "xaxis": "x", "y": [7830611, 3779620, 6706368, 4978922, 500000, 1434436, 589244, 35564473, 13308, 64282312, 17040871, 28575078, 229000, 3515061, 3166000, 1750211, 1678874, 46243000, 167000, 24538513, 1431623, 274661, 7700000, 109000000, 1179676, 17436509, 3045943, 7871522, 187716, 18663238, 103735, 225861, 23859, 33400000, 32726956, 25000, 98441954, 845188, 88097, 2074000, 5255], "yaxis": "y"}, {"hovertemplate": "<b>%{hovertext}</b><br><br>genres=Family<br>vote_average=%{x}<br>revenue=%{y}<br>popularity=%{marker.size}<extra></extra>", "hovertext": ["The Lion King", "Free Willy", "Jingle All the Way", "Santa Claus: The Movie", "Time Bandits", "The Little Vampire", "How the Grinch Stole Christmas", "The Man from Snowy River", "SpaceCamp", "Stuart Little 2", "The Jungle Book 2", "Dennis the Menace", "The Lizzie McGuire Movie", "Sinbad: Legend of the Seven Seas", "Beethoven's 2nd", "Catch That Kid", "Ella Enchanted", "Madagascar", "Zathura: A Space Adventure", "The Wild", "Zoom", "Mr. Bean's Holiday", "Hairspray", "Bee Movie", "August Rush", "Madagascar: Escape 2 Africa", "Where the Wild Things Are", "Alice in Wonderland", "Marmaduke", "Diary of a Wimpy Kid: Rodrick Rules", "The Nutcracker", "Soul Surfer", "Harry Potter and the Deathly Hallows: Part 2", "Alpha and Omega", "Spy Kids: All the Time in the World", "ParaNorman", "Wreck-It Ralph", "Earth to Echo", "Alexander and the Terrible, Horrible, No Good, Very Bad Day", "Dolphin Tale 2", "Penguins of Madagascar", "Paddington", "Minions", "Mickey's Christmas Carol", "The Jungle Book", "The Angry Birds Movie", "Alice Through the Looking Glass", "Middle School: The Worst Years of My Life", "Beauty and the Beast", "Cars 3"], "legendgroup": "Family", "marker": {"color": "#FFA15A", "size": [21.61, 5.991, 7.898, 11.69, 9.842, 9.418, 11.64, 3.383, 6.417, 9.275, 10.61, 10.38, 6.731, 8.389, 5.887, 5.226, 11.32, 16.14, 10.7, 7.904, 11.97, 10.2, 7.768, 8.774, 8.874, 12.67, 12.36, 17.29, 12.29, 8.425, 1.418, 11.01, 24.99, 8.166, 9.58, 10.43, 13.7, 12.41, 7.861, 8.269, 22.2, 15.69, 547.5, 11.74, 17.43, 11.17, 14.62, 10.22, 287.3, 19.15], "sizemode": "area", "sizeref": 0.4469, "symbol": "circle"}, "mode": "markers", "name": "Family", "showlegend": true, "type": "scattergl", "x": [8, 6, 5.5, 6.1, 6.6, 6, 6.2, 6.9, 5.8, 5.4, 5.6, 5.5, 5.8, 6.6, 5, 5, 5.9, 6.6, 6.1, 5.1, 4.9, 6.1, 6.5, 5.7, 7.2, 6.2, 6.4, 6.4, 5, 6.3, 5.6, 6.9, 7.9, 5.3, 4.4, 6.7, 7.1, 5.7, 6.1, 6.7, 6.5, 7, 6.4, 7.6, 6.7, 5.9, 6.5, 6.9, 6.8, 6.6], "xaxis": "x", "y": [788241776, 153698625, 129832389, 23717291, 42365581, 13555988, 345141403, 20659423, 9697739, 169956806, 135680000, 117270765, 55534455, 26288320, 118243066, 16702864, 27388767, 532680671, 64321501, 37384046, 12506188, 229736344, 90450008, 287594577, 66122026, 603900354, 100086793, 1025491110, 83761844, 72417394, 2119994, 47088990, 1342000000, 39300000, 85564310, 107139399, 471222889, 45300000, 100654149, 52424533, 373552094, 259207227, 1156730962, 21000000, 966550600, 349779543, 299370084, 19985196, 1262886337, 350170057], "yaxis": "y"}, {"hovertemplate": "<b>%{hovertext}</b><br><br>genres=War<br>vote_average=%{x}<br>revenue=%{y}<br>popularity=%{marker.size}<extra></extra>", "hovertext": ["The Horseman on the Roof", "Glory", "The Killing Fields", "The Year of Living Dangerously", "Enemy at the Gates", "Farewell to the King", "The Four Feathers", "Alexander", "Flags of Our Fathers", "The Good German", "The Tulse Luper Suitcases, Part 1: The Moab Story", "The Boy in the Striped Pyjamas", "Green Zone", "71: Into the Fire", "5 Days of War", "Red Dawn", "The Monuments Men", "American Sniper", "Fury", "The Water Diviner", "Whiskey Tango Foxtrot", "Whiskey Tango Foxtrot", "Free State of Jones", "Bitter Harvest"], "legendgroup": "War", "marker": {"color": "#19d3f3", "size": [1.691, 7.521, 11.46, 13.29, 10.7, 1.629, 6.894, 13.5, 9.224, 5.291, 0.5244, 8.913, 11.17, 3.107, 3.175, 5.628, 11.13, 19.23, 36.71, 9.616, 8.156, 8.156, 10.22, 3.574], "sizemode": "area", "sizeref": 0.4469, "symbol": "circle"}, "mode": "markers", "name": "War", "showlegend": true, "type": "scattergl", "x": [6.7, 7.4, 7.5, 6.8, 7.2, 5.9, 6.5, 5.6, 6.7, 5.9, 7.8, 7.7, 6.4, 7, 5.8, 5.3, 5.8, 7.4, 7.4, 6.8, 6, 6, 6.6, 6.7], "xaxis": "x", "y": [15000000, 26828365, 34700291, 1317657, 96976270, 2420917, 29882645, 167298192, 65900249, 5914908, 25800, 20416563, 94882889, 20967660, 17479, 44806783, 154984035, 542307423, 211817906, 15520023, 23083334, 23083334, 25035950, 557241], "yaxis": "y"}, {"hovertemplate": "<b>%{hovertext}</b><br><br>genres=Western<br>vote_average=%{x}<br>revenue=%{y}<br>popularity=%{marker.size}<extra></extra>", "hovertext": ["Unforgiven", "Spirit: Stallion of the Cimarron", "Open Range", "Hidalgo", "The Alamo", "Seraphim Falls", "3:10 to Yuma", "Sweetwater", "The Homesman", "The Revenant", "The Duel"], "legendgroup": "Western", "marker": {"color": "#FF6692", "size": [10.94, 16.72, 16.53, 8.141, 12.24, 5.035, 18.08, 5.8, 7.375, 23.5, 5.928], "sizemode": "area", "sizeref": 0.4469, "symbol": "circle"}, "mode": "markers", "name": "Western", "showlegend": true, "type": "scattergl", "x": [7.7, 7.4, 7, 6.5, 5.8, 6.4, 6.9, 6, 6.4, 7.3, 5.5], "xaxis": "x", "y": [159157447, 122563539, 68296293, 108103450, 25819961, 1196307, 70016220, 6147, 3442853, 532950503, 4500], "yaxis": "y"}, {"hovertemplate": "<b>%{hovertext}</b><br><br>genres=Music<br>vote_average=%{x}<br>revenue=%{y}<br>popularity=%{marker.size}<extra></extra>", "hovertext": ["Pink Floyd: The Wall", "Blues Brothers 2000", "54", "Sister Act", "Sister Act 2: Back in the Habit", "Wayne's World", "For the Boys", "Earth Girls Are Easy", "The Cotton Club", "Rock Star", "Yentl", "Tupac: Resurrection", "Connie and Carla", "Raise Your Voice", "Team America: World Police", "The Phantom of the Opera", "Take the Lead", "Step Up", "U2 3D", "Step Up 2: The Streets", "Step Up Revolution", "Battle of the Year", "Metallica: Through the Never", "Jersey Boys"], "legendgroup": "Music", "marker": {"color": "#B6E880", "size": [6.773, 13.16, 8.737, 18.83, 12.99, 10.18, 10.34, 11.51, 9.508, 10.08, 2.592, 2.409, 9.502, 4.387, 11.43, 7.683, 5.364, 14.22, 0.9009, 7.668, 7.86, 5.074, 5.23, 6.447], "sizemode": "area", "sizeref": 0.4469, "symbol": "circle"}, "mode": "markers", "name": "Music", "showlegend": true, "type": "scattergl", "x": [7.7, 5.2, 5.5, 6.5, 5.9, 6.5, 6.5, 5.5, 6.5, 6, 6.2, 8, 6.4, 6, 6.6, 7, 6.6, 6.7, 6.7, 6.5, 6.7, 5.9, 6.7, 6.8], "xaxis": "x", "y": [22244207, 14051384, 16757163, 231605150, 57319029, 121697323, 23202444, 3916303, 25928721, 16991902, 30400000, 7808524, 11341016, 14867514, 50907422, 154648887, 34742066, 114194847, 22730842, 150816700, 140470746, 16549477, 7972967, 67347013], "yaxis": "y"}, {"hovertemplate": "<b>%{hovertext}</b><br><br>genres=TVMovie<br>vote_average=%{x}<br>revenue=%{y}<br>popularity=%{marker.size}<extra></extra>", "hovertext": ["Doctor Who"], "legendgroup": "TVMovie", "marker": {"color": "#FF97FF", "size": [5.148], "sizemode": "area", "sizeref": 0.4469, "symbol": "circle"}, "mode": "markers", "name": "TVMovie", "showlegend": true, "type": "scattergl", "x": [6], "xaxis": "x", "y": [42000000], "yaxis": "y"}, {"hovertemplate": "<b>%{hovertext}</b><br><br>genres=Foreign<br>vote_average=%{x}<br>revenue=%{y}<br>popularity=%{marker.size}<extra></extra>", "hovertext": ["Burn", "Remington and the Curse of the Zombadings", "Phoonk"], "legendgroup": "Foreign", "marker": {"color": "#FECB52", "size": [0.4662, 0.6732, 0.6862], "sizemode": "area", "sizeref": 0.4469, "symbol": "circle"}, "mode": "markers", "name": "Foreign", "showlegend": true, "type": "scattergl", "x": [7.1, 5.3, 3.5], "xaxis": "x", "y": [111300, 721651, 2760000], "yaxis": "y"}], "layout": {"font": {"color": "#013220", "family": "Courier New"}, "legend": {"itemsizing": "constant", "title": {"font": {"color": "#023020"}, "text": "genres"}, "tracegroupgap": 0}, "margin": {"t": 60}, "title": {"text": "Vote Average vs. Revenue"}, "xaxis": {"anchor": "y", "domain": [0, 1], "title": {"text": "Vote Average"}}, "yaxis": {"anchor": "x", "domain": [0, 1], "title": {"text": "revenue"}}}}
